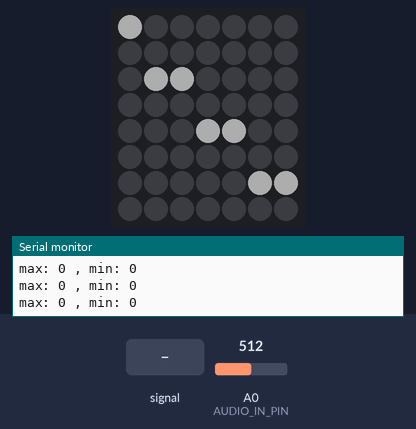
The program below on a simulated ESP8266 (NodeMCU). Shown: 7×8 RGB LED matrix (first LED top left, wired row by row), the last lines printed to the serial monitor. Inputs (shaded band) come from the test bench; at power-on: A0 (AUDIO_IN_PIN) = 512. Dim RGB values are drawn brighter than linear; colours are those a GRB WS2812 strip shows for the declared byte order.

Above: at 1.2 s.
1.3 s: A0 (AUDIO_IN_PIN) fed a 200 Hz sine of ±460 counts around its level
At 2.5 s:
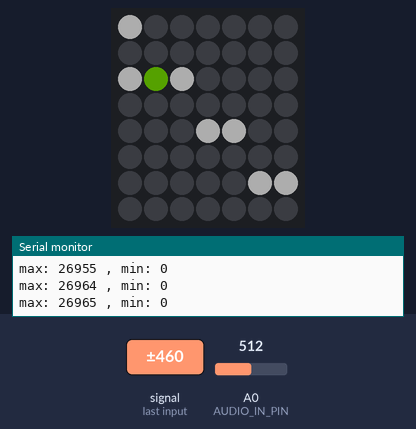
4.3 s: A0 (AUDIO_IN_PIN) fed a 1000 Hz sine of ±255 counts around its level
At 5.9 s:
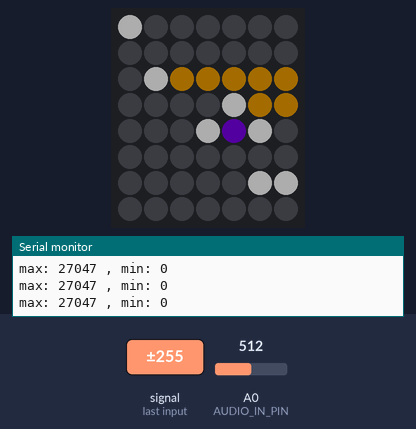
7.0 s: A0 (AUDIO_IN_PIN) set to 716
At 7.22 s:
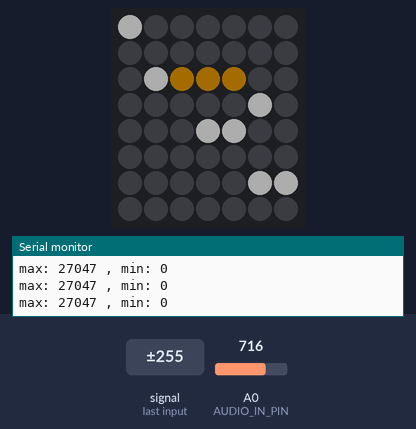
8.9 s: A0 (AUDIO_IN_PIN) fed a 50 Hz sine of ±306 counts around its level
At 9.1 s:
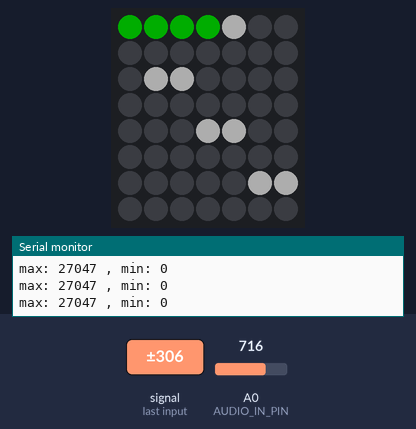
10.9 s: A0 (AUDIO_IN_PIN) set to 306
At 10.99 s:
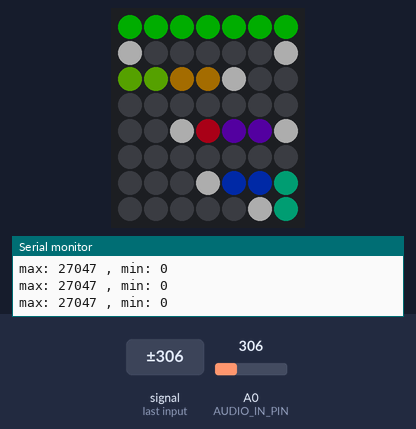
12.7 s: A0 (AUDIO_IN_PIN) fed a 50 Hz sine of ±306 counts around its level
At 14.6 s:
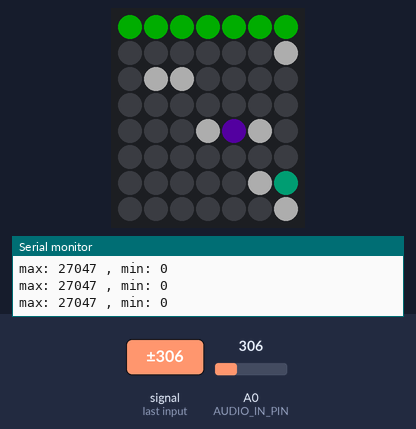
Timing chart, 0 to 16.0 s (numbered marks = the images above; inputs shaded):
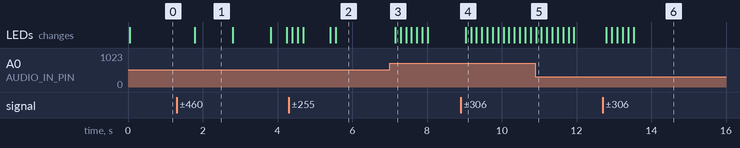

The program:

main.cpp
```cpp
// 2023.05.21  重新开始调试的代码
// matrix: 7 columns * 8 rows

#include <Arduino.h>
#include <arduinoFFT.h>
#include <FastLED_NeoMatrix.h>

#define LED 2
#define AUDIO_IN_PIN A0
#define SAMPLES         256
#define SAMPLING_FREQ   40000

#define MATRIX_WIDTH    7
#define MATRIX_HEIGHT   8
#define NUM_LEDS       (MATRIX_WIDTH * MATRIX_HEIGHT)
#define LED_TYPE    WS2812B
#define LED_PIN         2
#define TOP             8

unsigned int value = 0;
unsigned int sampling_period_us;

double vReal[SAMPLES];
double vImag[SAMPLES];
double vFreq[SAMPLES];
unsigned long newTime;
int bandValues[] = {0,0,0,0,0,0,0};
int pixelHeight[] = {0,0,0,0,0,0,0};
int oldBarHeights[] = {0,0,0,0,0,0,0};
byte peak[] = {0,0,0,0,0,0,0};
long maxValue = 0;
long minValue = 1e9;

CRGB leds[NUM_LEDS];

arduinoFFT FFT = arduinoFFT(vReal, vImag, SAMPLES, SAMPLING_FREQ);

FastLED_NeoMatrix *matrix = new FastLED_NeoMatrix(leds, MATRIX_WIDTH, MATRIX_HEIGHT,
  NEO_MATRIX_TOP    + NEO_MATRIX_LEFT +
  NEO_MATRIX_COLUMNS    + NEO_MATRIX_ZIGZAG);


void initMode() {
  pinMode(LED, OUTPUT);
  Serial.begin(115200);

  FastLED.addLeds<LED_TYPE, LED_PIN>(leds, NUM_LEDS);
  FastLED.setBrightness(50);
}

void readData() {
  for (int i = 0; i < SAMPLES; i++) {
    newTime = micros();
    vReal[i] = analogRead(AUDIO_IN_PIN); // A conversion takes about 9.7uS on an ESP32
    // Serial.println(vReal[i]);
    vImag[i] = 0;
    vFreq[i] = i * SAMPLING_FREQ / SAMPLES;
    while ((micros() - newTime) < sampling_period_us) { /* chill */ }
  }
  // delay(1000);
}

void setup() {
  // put your setup code here, to run once:
  initMode();
}

void show(int x, int height) {
  for (int y = 0; y < height; y++) {
    matrix->drawPixel(x,y, CRGB(255,0,0));
  }
}

/**
 * @brief draw peak
 *
 * @param band
 */
void whitePeak(int band) {
  matrix->drawPixel(band, peak[band], CHSV(0,0,255));
}

void show(int height[]) {
  for (int x = 0; x < MATRIX_WIDTH; x++) {
    int barHeight = height[x];
    // draw light
    for (int y = 0; y < barHeight; y++) {
      matrix->drawPixel(x, y, CHSV((x) * (255 / 7), 255, 255));
    }
    if (barHeight > peak[x]) {
      peak[x] = min(TOP, barHeight);
    }
    whitePeak(x);
  }
}


void loop() {

  FastLED.clear();

  for (int i = 0; i< MATRIX_WIDTH; i++){
    bandValues[i] = 0;
  }
  // put your main code here, to run repeatedly:
  readData();
  // Compute FFT
  FFT.DCRemoval();
  FFT.Windowing(FFT_WIN_TYP_HAMMING, FFT_FORWARD);
  FFT.Compute(FFT_FORWARD);
  FFT.ComplexToMagnitude();

  for (int i = 2; i < (SAMPLES/2); i++){
      if (vReal[i] > maxValue) {
          maxValue = vReal[i];
      }
      if (vReal[i] < minValue) {
          minValue = vReal[i];
      }

      if (i<=3 )                 bandValues[0]  += (int)vReal[i];
      if (i>10  && i<=15  )      bandValues[1]  += (int)vReal[i];
      if (i>25  && i<=35  )      bandValues[2]  += (int)vReal[i];
      if (i>35  && i<=45  )      bandValues[3]  += (int)vReal[i];
      if (i>45  && i<=68  )      bandValues[4]  += (int)vReal[i];
      if (i>68  && i<=90  )      bandValues[5]  += (int)vReal[i];
      if (i>90  && i<=128 )      bandValues[6]  += (int)vReal[i];
  }
  Serial.println(String("max: ") + maxValue + " , min: " +minValue);
  for (int i = 0; i < MATRIX_WIDTH; i++) {
      int height = map(bandValues[i], minValue, 4000, 0, MATRIX_HEIGHT); //将频率幅值映射到0-LED_COUNT的范围
      if (height > MATRIX_HEIGHT) {
        height = MATRIX_HEIGHT;
      }
      height = ((oldBarHeights[i] * 1) + height) / 2;
      pixelHeight[i] = height;
      oldBarHeights[i] = height;
  }
  Serial.println();
  show(pixelHeight);

  // Decay peak
  EVERY_N_MILLISECONDS(60) {
    for (byte band = 0; band < MATRIX_WIDTH; band++)
      if (peak[band] > 0) peak[band] -= 1;
  }

  FastLED.show();
  delay(100);
}
```

Measured:
- after the input at 1.3 s, the LEDs: change after 0.48 s (image 1)
- after the input at 4.3 s, the LEDs: first change after 0.09 s (image 2 shows a later state)
- after the input at 7.0 s, the LEDs: change after 0.15 s (image 3)
- after the input at 8.9 s, the LEDs: change after 0.13 s (image 4)
- after the input at 10.9 s, the LEDs: change at once (image 5)
- after the input at 12.7 s, the LEDs: first change after 0.10 s (image 6 shows a later state)
- what the display in image 1 shows lasts 1.0 s, from 1.8 s to 2.8 s
